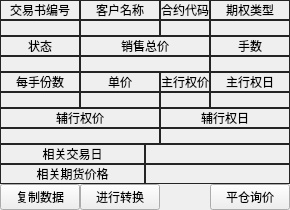
          <widget class="QWidget" name="control_module_page">
           <property name="styleSheet">
            <string notr="true">QLabel {
	border: 0.5px  #242424 ;
	border-style:solid;
}</string>
           </property>
           <layout class="QVBoxLayout" name="verticalLayout_3" stretch="10">
            <property name="spacing">
             <number>0</number>
            </property>
            <property name="leftMargin">
             <number>0</number>
            </property>
            <property name="topMargin">
             <number>0</number>
            </property>
            <property name="rightMargin">
             <number>0</number>
            </property>
            <property name="bottomMargin">
             <number>0</number>
            </property>
            <item>
             <layout class="QGridLayout" name="gridLayout_4">
              <property name="spacing">
               <number>0</number>
              </property>
              <item row="0" column="0">
               <layout class="QVBoxLayout" name="verticalLayout_4">
                <property name="spacing">
                 <number>0</number>
                </property>
                <item>
                 <widget class="QLabel" name="label_3">
                  <property name="font">
                   <font>
                    <weight>50</weight>
                    <bold>false</bold>
                   </font>
                  </property>
                  <property name="styleSheet">
                   <string notr="true"/>
                  </property>
                  <property name="text">
                   <string>交易书编号</string>
                  </property>
                  <property name="alignment">
                   <set>Qt::AlignCenter</set>
                  </property>
                 </widget>
                </item>
                <item>
                 <widget class="QLabel" name="transaction_number_label">
                  <property name="font">
                   <font>
                    <weight>50</weight>
                    <bold>false</bold>
                   </font>
                  </property>
                  <property name="text">
                   <string/>
                  </property>
                  <property name="alignment">
                   <set>Qt::AlignCenter</set>
                  </property>
                 </widget>
                </item>
               </layout>
              </item>
              <item row="0" column="2">
               <layout class="QVBoxLayout" name="verticalLayout_5">
                <property name="spacing">
                 <number>0</number>
                </property>
                <item>
                 <widget class="QLabel" name="label_15">
                  <property name="font">
                   <font>
                    <weight>50</weight>
                    <bold>false</bold>
                   </font>
                  </property>
                  <property name="text">
                   <string>合约代码</string>
                  </property>
                  <property name="alignment">
                   <set>Qt::AlignCenter</set>
                  </property>
                 </widget>
                </item>
                <item>
                 <widget class="QLabel" name="contract_code_label">
                  <property name="font">
                   <font>
                    <weight>50</weight>
                    <bold>false</bold>
                   </font>
                  </property>
                  <property name="text">
                   <string/>
                  </property>
                  <property name="alignment">
                   <set>Qt::AlignCenter</set>
                  </property>
                 </widget>
                </item>
               </layout>
              </item>
              <item row="0" column="1">
               <layout class="QVBoxLayout" name="verticalLayout_6">
                <property name="spacing">
                 <number>0</number>
                </property>
                <item>
                 <widget class="QLabel" name="label_6">
                  <property name="font">
                   <font>
                    <weight>50</weight>
                    <bold>false</bold>
                   </font>
                  </property>
                  <property name="text">
                   <string>客户名称</string>
                  </property>
                  <property name="alignment">
                   <set>Qt::AlignCenter</set>
                  </property>
                 </widget>
                </item>
                <item>
                 <widget class="QLabel" name="customer_name_label">
                  <property name="font">
                   <font>
                    <weight>50</weight>
                    <bold>false</bold>
                   </font>
                  </property>
                  <property name="text">
                   <string/>
                  </property>
                  <property name="alignment">
                   <set>Qt::AlignCenter</set>
                  </property>
                 </widget>
                </item>
               </layout>
              </item>
              <item row="0" column="3">
               <layout class="QVBoxLayout" name="verticalLayout_15">
                <property name="spacing">
                 <number>0</number>
                </property>
                <item>
                 <widget class="QLabel" name="label_19">
                  <property name="font">
                   <font>
                    <weight>50</weight>
                    <bold>false</bold>
                   </font>
                  </property>
                  <property name="text">
                   <string>期权类型</string>
                  </property>
                  <property name="alignment">
                   <set>Qt::AlignCenter</set>
                  </property>
                 </widget>
                </item>
                <item>
                 <widget class="QLabel" name="option_type_label">
                  <property name="text">
                   <string/>
                  </property>
                  <property name="alignment">
                   <set>Qt::AlignCenter</set>
                  </property>
                 </widget>
                </item>
               </layout>
              </item>
              <item row="1" column="0">
               <layout class="QVBoxLayout" name="verticalLayout_18">
                <property name="spacing">
                 <number>0</number>
                </property>
                <item>
                 <widget class="QLabel" name="label_40">
                  <property name="font">
                   <font>
                    <weight>50</weight>
                    <bold>false</bold>
                   </font>
                  </property>
                  <property name="text">
                   <string>状态</string>
                  </property>
                  <property name="alignment">
                   <set>Qt::AlignCenter</set>
                  </property>
                 </widget>
                </item>
                <item>
                 <widget class="QLabel" name="state_label">
                  <property name="font">
                   <font>
                    <weight>50</weight>
                    <bold>false</bold>
                   </font>
                  </property>
                  <property name="text">
                   <string/>
                  </property>
                  <property name="alignment">
                   <set>Qt::AlignCenter</set>
                  </property>
                 </widget>
                </item>
               </layout>
              </item>
              <item row="3" column="2" colspan="2">
               <layout class="QVBoxLayout" name="verticalLayout_22">
                <property name="spacing">
                 <number>0</number>
                </property>
                <item>
                 <widget class="QLabel" name="label_38">
                  <property name="font">
                   <font>
                    <weight>50</weight>
                    <bold>false</bold>
                   </font>
                  </property>
                  <property name="text">
                   <string>辅行权日</string>
                  </property>
                  <property name="alignment">
                   <set>Qt::AlignCenter</set>
                  </property>
                 </widget>
                </item>
                <item>
                 <widget class="QLabel" name="second_exercise_date_label">
                  <property name="text">
                   <string/>
                  </property>
                  <property name="alignment">
                   <set>Qt::AlignCenter</set>
                  </property>
                 </widget>
                </item>
               </layout>
              </item>
              <item row="3" column="0" colspan="2">
               <layout class="QVBoxLayout" name="verticalLayout_16">
                <property name="spacing">
                 <number>0</number>
                </property>
                <item>
                 <widget class="QLabel" name="label_36">
                  <property name="font">
                   <font>
                    <weight>50</weight>
                    <bold>false</bold>
                   </font>
                  </property>
                  <property name="text">
                   <string>辅行权价</string>
                  </property>
                  <property name="alignment">
                   <set>Qt::AlignCenter</set>
                  </property>
                 </widget>
                </item>
                <item>
                 <widget class="QLabel" name="second_strike_price_label">
                  <property name="text">
                   <string/>
                  </property>
                  <property name="alignment">
                   <set>Qt::AlignCenter</set>
                  </property>
                 </widget>
                </item>
               </layout>
              </item>
              <item row="2" column="3">
               <layout class="QVBoxLayout" name="verticalLayout_14">
                <property name="spacing">
                 <number>0</number>
                </property>
                <item>
                 <widget class="QLabel" name="label_34">
                  <property name="font">
                   <font>
                    <weight>50</weight>
                    <bold>false</bold>
                   </font>
                  </property>
                  <property name="text">
                   <string>主行权日</string>
                  </property>
                  <property name="alignment">
                   <set>Qt::AlignCenter</set>
                  </property>
                 </widget>
                </item>
                <item>
                 <widget class="QLabel" name="main_exercise_date_label">
                  <property name="text">
                   <string/>
                  </property>
                  <property name="alignment">
                   <set>Qt::AlignCenter</set>
                  </property>
                 </widget>
                </item>
               </layout>
              </item>
              <item row="2" column="2">
               <layout class="QVBoxLayout" name="verticalLayout_13">
                <property name="spacing">
                 <number>0</number>
                </property>
                <item>
                 <widget class="QLabel" name="label_32">
                  <property name="font">
                   <font>
                    <weight>50</weight>
                    <bold>false</bold>
                   </font>
                  </property>
                  <property name="text">
                   <string>主行权价</string>
                  </property>
                  <property name="alignment">
                   <set>Qt::AlignCenter</set>
                  </property>
                 </widget>
                </item>
                <item>
                 <widget class="QLabel" name="main_strike_price_label">
                  <property name="text">
                   <string/>
                  </property>
                  <property name="alignment">
                   <set>Qt::AlignCenter</set>
                  </property>
                 </widget>
                </item>
               </layout>
              </item>
              <item row="2" column="1">
               <layout class="QVBoxLayout" name="verticalLayout_12">
                <property name="spacing">
                 <number>0</number>
                </property>
                <item>
                 <widget class="QLabel" name="label_30">
                  <property name="font">
                   <font>
                    <weight>50</weight>
                    <bold>false</bold>
                   </font>
                  </property>
                  <property name="text">
                   <string>单价</string>
                  </property>
                  <property name="alignment">
                   <set>Qt::AlignCenter</set>
                  </property>
                 </widget>
                </item>
                <item>
                 <widget class="QLabel" name="unit_price_label">
                  <property name="text">
                   <string/>
                  </property>
                  <property name="alignment">
                   <set>Qt::AlignCenter</set>
                  </property>
                 </widget>
                </item>
               </layout>
              </item>
              <item row="2" column="0">
               <layout class="QVBoxLayout" name="verticalLayout_11">
                <property name="spacing">
                 <number>0</number>
                </property>
                <item>
                 <widget class="QLabel" name="label_28">
                  <property name="font">
                   <font>
                    <weight>50</weight>
                    <bold>false</bold>
                   </font>
                  </property>
                  <property name="text">
                   <string>每手份数</string>
                  </property>
                  <property name="alignment">
                   <set>Qt::AlignCenter</set>
                  </property>
                 </widget>
                </item>
                <item>
                 <widget class="QLabel" name="number_per_hand_label">
                  <property name="text">
                   <string/>
                  </property>
                  <property name="alignment">
                   <set>Qt::AlignCenter</set>
                  </property>
                 </widget>
                </item>
               </layout>
              </item>
              <item row="1" column="3">
               <layout class="QVBoxLayout" name="verticalLayout_10">
                <property name="spacing">
                 <number>0</number>
                </property>
                <item>
                 <widget class="QLabel" name="label_26">
                  <property name="font">
                   <font>
                    <weight>50</weight>
                    <bold>false</bold>
                   </font>
                  </property>
                  <property name="text">
                   <string>手数</string>
                  </property>
                  <property name="alignment">
                   <set>Qt::AlignCenter</set>
                  </property>
                 </widget>
                </item>
                <item>
                 <widget class="QLabel" name="lots_label">
                  <property name="text">
                   <string/>
                  </property>
                  <property name="alignment">
                   <set>Qt::AlignCenter</set>
                  </property>
                 </widget>
                </item>
               </layout>
              </item>
              <item row="1" column="1" colspan="2">
               <layout class="QVBoxLayout" name="verticalLayout_7">
                <property name="spacing">
                 <number>0</number>
                </property>
                <item>
                 <widget class="QLabel" name="label_21">
                  <property name="font">
                   <font>
                    <weight>50</weight>
                    <bold>false</bold>
                   </font>
                  </property>
                  <property name="text">
                   <string>销售总价</string>
                  </property>
                  <property name="alignment">
                   <set>Qt::AlignCenter</set>
                  </property>
                 </widget>
                </item>
                <item>
                 <widget class="QLabel" name="total_price_label">
                  <property name="text">
                   <string/>
                  </property>
                  <property name="alignment">
                   <set>Qt::AlignCenter</set>
                  </property>
                 </widget>
                </item>
               </layout>
              </item>
              <item row="7" column="0">
               <widget class="QPushButton" name="copy_data_pushButton">
                <property name="text">
                 <string>复制数据</string>
                </property>
               </widget>
              </item>
              <item row="4" column="0" colspan="4">
               <layout class="QVBoxLayout" name="verticalLayout_23">
                <property name="spacing">
                 <number>0</number>
                </property>
                <item>
                 <layout class="QHBoxLayout" name="horizontalLayout_5">
                  <property name="spacing">
                   <number>0</number>
                  </property>
                  <item>
                   <widget class="QLabel" name="label_2">
                    <property name="text">
                     <string>相关交易日</string>
                    </property>
                    <property name="alignment">
                     <set>Qt::AlignCenter</set>
                    </property>
                   </widget>
                  </item>
                  <item>
                   <widget class="QLabel" name="label_45">
                    <property name="text">
                     <string/>
                    </property>
                   </widget>
                  </item>
                 </layout>
                </item>
                <item>
                 <layout class="QHBoxLayout" name="horizontalLayout_9">
                  <property name="spacing">
                   <number>0</number>
                  </property>
                  <item>
                   <widget class="QLabel" name="label_44">
                    <property name="text">
                     <string>相关期货价格</string>
                    </property>
                    <property name="alignment">
                     <set>Qt::AlignCenter</set>
                    </property>
                   </widget>
                  </item>
                  <item>
                   <widget class="QLabel" name="label_46">
                    <property name="text">
                     <string/>
                    </property>
                   </widget>
                  </item>
                 </layout>
                </item>
               </layout>
              </item>
              <item row="7" column="3">
               <widget class="QPushButton" name="evening_up_enquiry_pushButton">
                <property name="text">
                 <string>平仓询价</string>
                </property>
               </widget>
              </item>
              <item row="7" column="1">
               <widget class="QPushButton" name="convert_pushButton">
                <property name="text">
                 <string>进行转换</string>
                </property>
               </widget>
              </item>
             </layout>
            </item>
           </layout>
          </widget>
